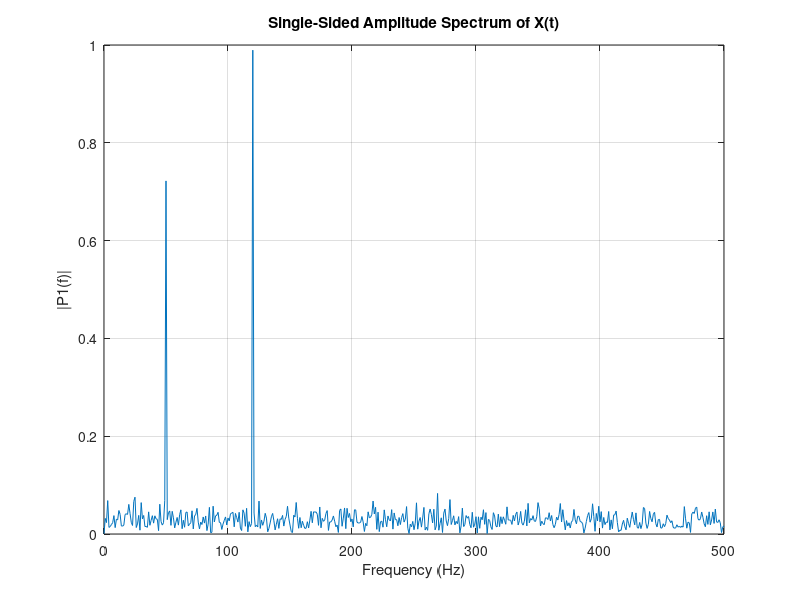

Here is the MATLAB script that generated this plot:
% Define the input signal parameters
Fs = 1000; % Sampling frequency (Hz)
T = 1/Fs;  % Sampling period (s)
L = 1000;  % Length of signal
t = (0:L-1)*T; % Time vector

% Create a real input signal (e.g., a sinusoid with noise)
f1 = 50; % Frequency of sinusoid 1
f2 = 120; % Frequency of sinusoid 2
X = 0.7*sin(2*pi*f1*t) + sin(2*pi*f2*t) + 0.5*randn(size(t));

% Perform the FFT
Y = fft(X);

% Compute the two-sided spectrum P2
P2 = abs(Y/L);

% Compute the single-sided spectrum P1
P1 = P2(1:L/2+1);
P1(2:end-1) = 2*P1(2:end-1); % Multiply by 2 for non-DC, non-Nyquist components

% Define the frequency vector
f = Fs*(0:(L/2))/L;

% Plot the single-sided amplitude spectrum
plot(f,P1)
title('Single-Sided Amplitude Spectrum of X(t)')
xlabel('Frequency (Hz)')
ylabel('|P1(f)|')
grid on;